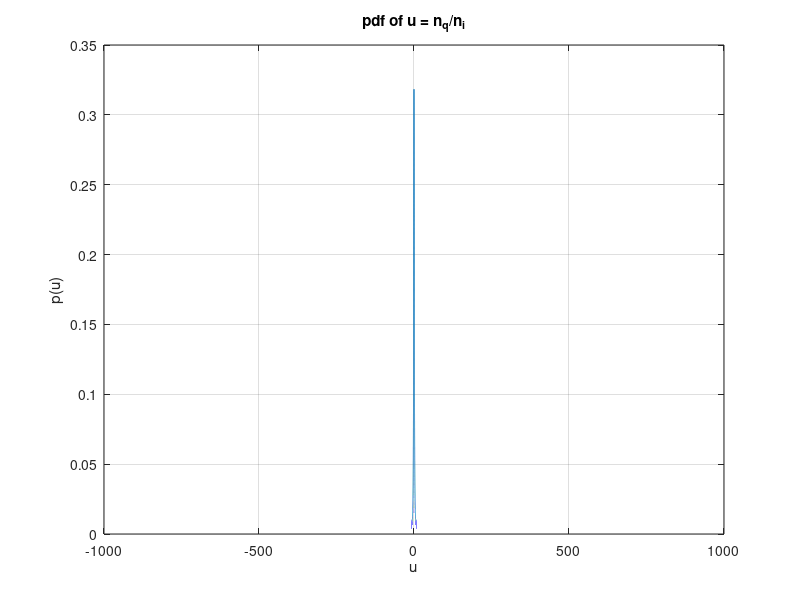
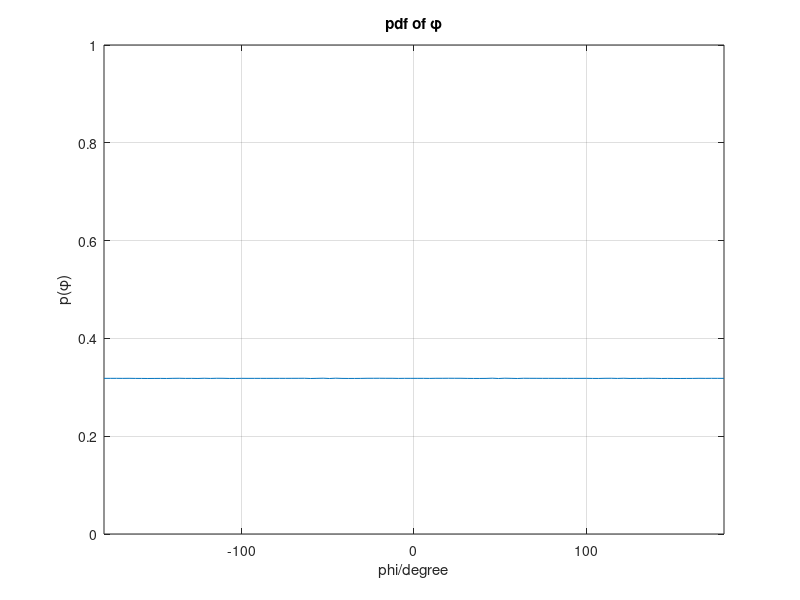

MATLAB code to generate these figures, in order:
% n = n_i+jn_i
% phi(n) = atan(n_q/n_i);
% u = n_q/n_i

% pdf of u
u = linspace(-1000,1000,1000000);
f_u = 1/pi./(u.^2+1);

figure
plot(u, f_u);
grid on;
title('pdf of u = n_q/n_i');
xlabel('u');
ylabel('p(u)');
close

% pdf of phase phi = atan(u)
phi = linspace(-pi, pi, 100);
tan_phi = tan(phi);
[~, iu] = arrayfun(@(x) min(abs(u-x)), tan_phi);
f_phi = abs(1./(cos(phi)).^2).*f_u(iu);

figure
plot(phi/pi*180, f_phi);
grid on;
axis([-inf inf 0 1]);
title('pdf of \phi');
xlabel('phi/degree');
ylabel('p(\phi)');